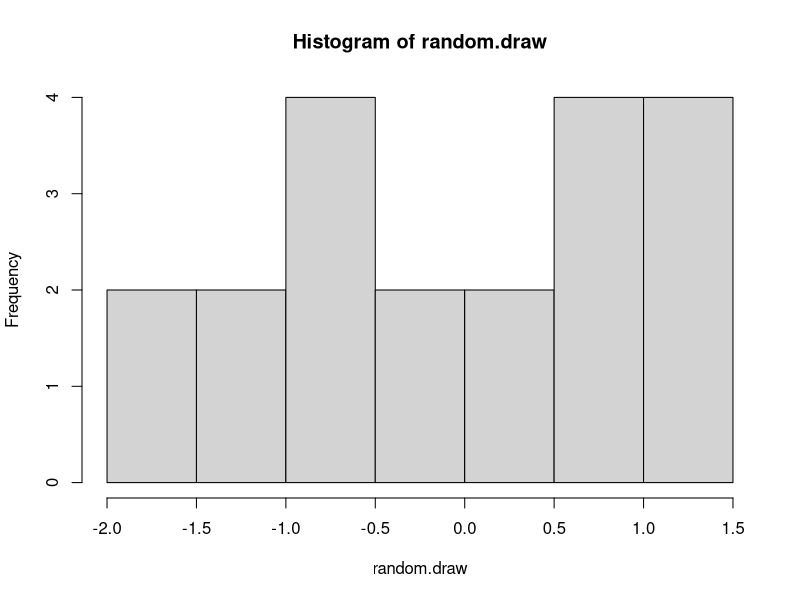
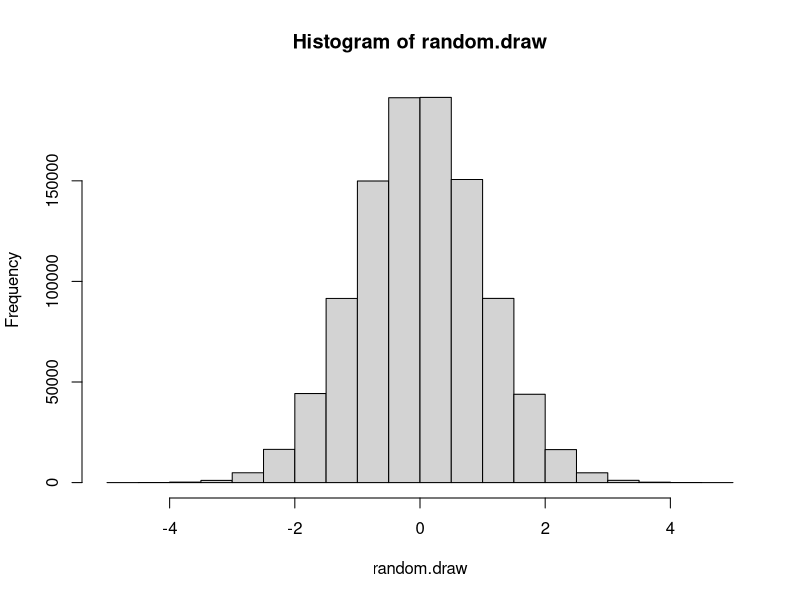
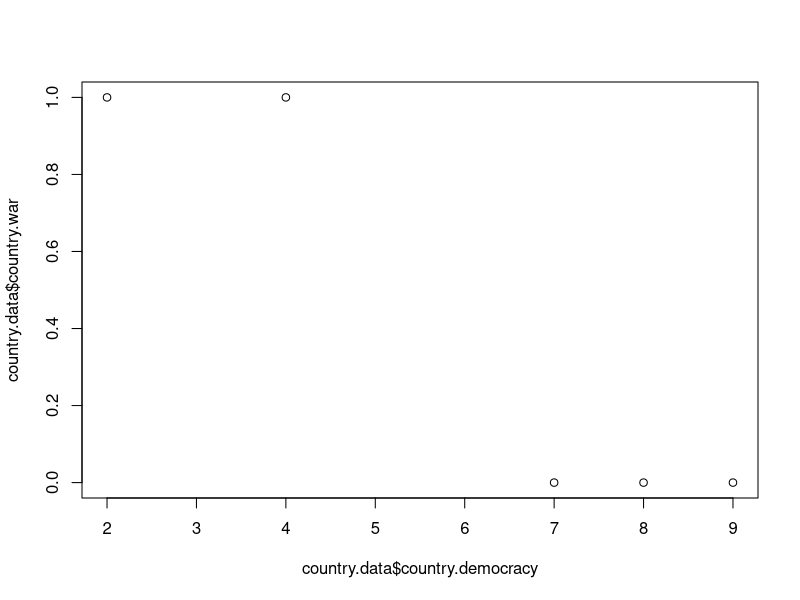

Recreate these plots in R, in order.
## ---- chunk 1
knitr::opts_chunk$set(echo = TRUE)
## ---- chunk 2
4+4

## ---- chunk 3
4*4

## ---- chunk 4
sqrt(9)

## ---- chunk 5
rnorm(20, mean=0, sd=1)
runif(20, min=0, max=1)
rbinom(20,size=1, prob=0.5)
## ---- chunk 6
x <- 4 + 4
## ---- chunk 7
x
## ---- chunk 8
x/2
## ---- chunk 9
y <- x/2
## ---- chunk 10
random.draw <- rnorm(20, mean=0, sd=1)
random.draw
## ---- chunk 11
country.names <- c("A","B","C","D","E")
country.names
## ---- chunk 12
country.democracy <- c(9,7,4,2,8)
country.democracy
## ---- chunk 13
country.war <- c(0,0,1,1,0)
country.war
## ---- chunk 14
country.data <- data.frame(country.names,country.democracy,country.war)
country.data
## ---- chunk 15
random.draw <- rnorm(20, mean=0, sd=1)
hist(random.draw)
## ---- chunk 16
random.draw <- rnorm(1000000, mean=0, sd=1)
hist(random.draw)
## ---- chunk 17
country.data
## ---- chunk 18
country.data$country.democracy
country.data$country.war
## ---- chunk 19
plot(country.data$country.democracy,country.data$country.war)
## ---- chunk 20
conflict.matrix <- matrix(data=0,nrow=5,ncol=5)
conflict.matrix
colnames(conflict.matrix) <- c("A","B","C","D","E")
rownames(conflict.matrix) <- c("A","B","C","D","E")
conflict.matrix
## ---- chunk 21
#A<-B
conflict.matrix[1,2] <- 1
#B<-A
conflict.matrix[2,1] <- 1
conflict.matrix
#B<-D
conflict.matrix[2,4] <- 1
#D<-B
conflict.matrix[4,2] <- 1
conflict.matrix
#A<-D
conflict.matrix[1,4] <- 1
#D<-A
conflict.matrix[4,1] <- 1
conflict.matrix
